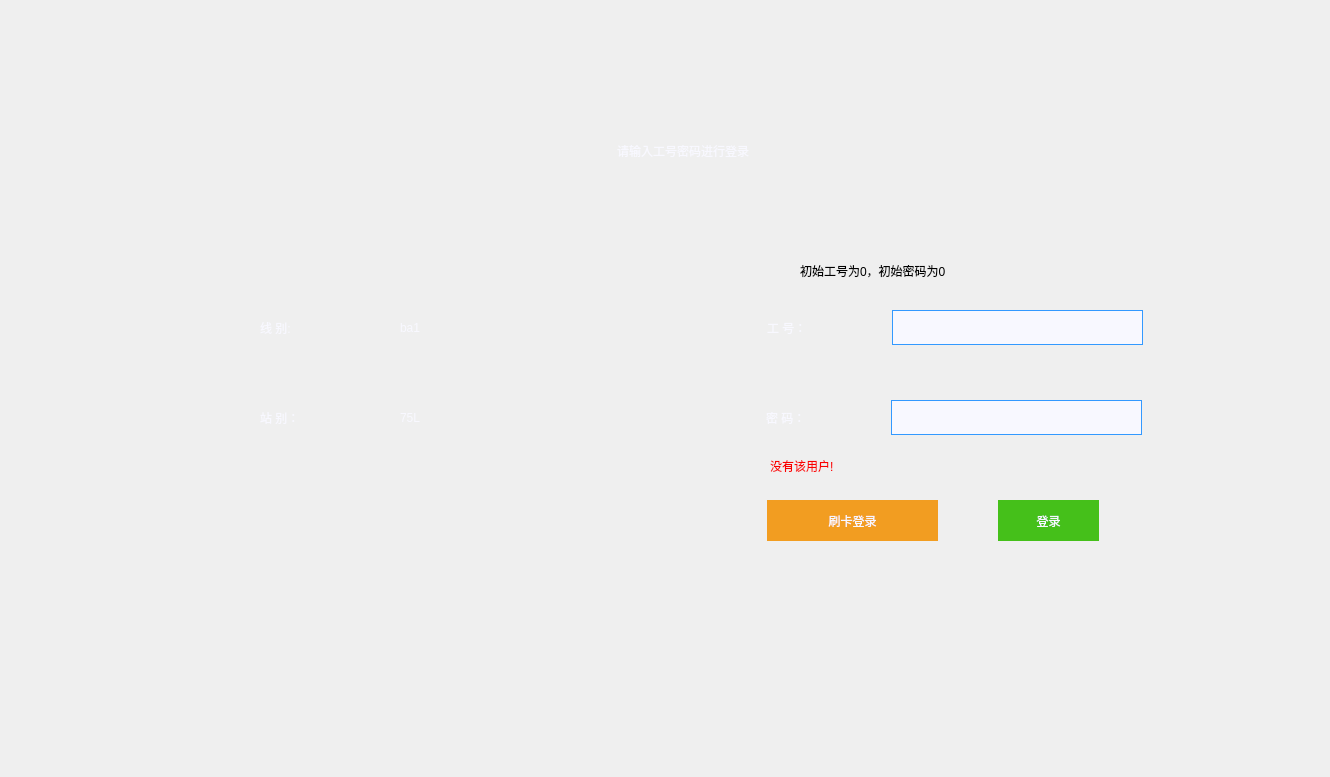
   <widget class="QWidget" name="page_3">
    <widget class="QLabel" name="label_9">
     <property name="geometry">
      <rect>
       <x>183</x>
       <y>110</y>
       <width>1000</width>
       <height>81</height>
      </rect>
     </property>
     <property name="styleSheet">
      <string notr="true">font: 40pt &quot;黑体&quot;;
color: rgb(248, 248, 255);</string>
     </property>
     <property name="text">
      <string>请输入工号密码进行登录</string>
     </property>
     <property name="alignment">
      <set>Qt::AlignCenter</set>
     </property>
    </widget>
    <widget class="QLabel" name="label_14">
     <property name="geometry">
      <rect>
       <x>260</x>
       <y>400</y>
       <width>101</width>
       <height>35</height>
      </rect>
     </property>
     <property name="styleSheet">
      <string notr="true">font: 20pt &quot;黑体&quot;;
color: rgb(248, 248, 255);</string>
     </property>
     <property name="text">
      <string>站 别：</string>
     </property>
    </widget>
    <widget class="QLabel" name="label_15">
     <property name="geometry">
      <rect>
       <x>400</x>
       <y>400</y>
       <width>341</width>
       <height>35</height>
      </rect>
     </property>
     <property name="styleSheet">
      <string notr="true">font: 20pt &quot;黑体&quot;;
color: rgb(248, 248, 255);</string>
     </property>
     <property name="text">
      <string>75L</string>
     </property>
    </widget>
    <widget class="QLabel" name="label_16">
     <property name="geometry">
      <rect>
       <x>260</x>
       <y>310</y>
       <width>101</width>
       <height>35</height>
      </rect>
     </property>
     <property name="styleSheet">
      <string notr="true">font: 20pt &quot;黑体&quot;;
color: rgb(248, 248, 255);</string>
     </property>
     <property name="text">
      <string>线 别:</string>
     </property>
    </widget>
    <widget class="QPushButton" name="pushButton_toCard">
     <property name="geometry">
      <rect>
       <x>767</x>
       <y>500</y>
       <width>171</width>
       <height>41</height>
      </rect>
     </property>
     <property name="focusPolicy">
      <enum>Qt::NoFocus</enum>
     </property>
     <property name="styleSheet">
      <string notr="true">border-style: solid;
color: rgb(248, 248, 255);
background-color: rgb(242, 157, 33);
font: 14pt &quot;黑体&quot;;</string>
     </property>
     <property name="text">
      <string>刷卡登录</string>
     </property>
    </widget>
    <widget class="QLabel" name="label_17">
     <property name="geometry">
      <rect>
       <x>400</x>
       <y>310</y>
       <width>341</width>
       <height>35</height>
      </rect>
     </property>
     <property name="styleSheet">
      <string notr="true">font: 20pt &quot;黑体&quot;;
color: rgb(248, 248, 255);</string>
     </property>
     <property name="text">
      <string>ba1</string>
     </property>
    </widget>
    <widget class="QLineEdit" name="lineEdit_LoginWorkID">
     <property name="geometry">
      <rect>
       <x>892</x>
       <y>310</y>
       <width>251</width>
       <height>35</height>
      </rect>
     </property>
     <property name="focusPolicy">
      <enum>Qt::ClickFocus</enum>
     </property>
     <property name="styleSheet">
      <string notr="true">font: 20pt &quot;Arial&quot;;
background-color: rgb(248, 248, 255);
border-width:1px; 
border-style:solid; 
border-color:rgb(51, 153, 255); 
margin-top: 0ex;</string>
     </property>
     <property name="text">
      <string/>
     </property>
     <property name="alignment">
      <set>Qt::AlignCenter</set>
     </property>
    </widget>
    <widget class="QLabel" name="label_50">
     <property name="geometry">
      <rect>
       <x>767</x>
       <y>310</y>
       <width>101</width>
       <height>35</height>
      </rect>
     </property>
     <property name="styleSheet">
      <string notr="true">font: 20pt &quot;黑体&quot;;
color: rgb(248, 248, 255);</string>
     </property>
     <property name="text">
      <string>工 号：</string>
     </property>
    </widget>
    <widget class="QLineEdit" name="lineEdit_LoginPassword">
     <property name="geometry">
      <rect>
       <x>891</x>
       <y>400</y>
       <width>251</width>
       <height>35</height>
      </rect>
     </property>
     <property name="focusPolicy">
      <enum>Qt::ClickFocus</enum>
     </property>
     <property name="styleSheet">
      <string notr="true">font: 20pt &quot;Arial&quot;;
background-color: rgb(248, 248, 255);
border-width:1px; 
border-style:solid; 
border-color:rgb(51, 153, 255); 
margin-top: 0ex;</string>
     </property>
     <property name="text">
      <string/>
     </property>
     <property name="alignment">
      <set>Qt::AlignCenter</set>
     </property>
    </widget>
    <widget class="QLabel" name="label_51">
     <property name="geometry">
      <rect>
       <x>766</x>
       <y>400</y>
       <width>101</width>
       <height>35</height>
      </rect>
     </property>
     <property name="styleSheet">
      <string notr="true">font: 20pt &quot;黑体&quot;;
color: rgb(248, 248, 255);</string>
     </property>
     <property name="text">
      <string>密 码：</string>
     </property>
    </widget>
    <widget class="QPushButton" name="pushButton_Login">
     <property name="geometry">
      <rect>
       <x>998</x>
       <y>500</y>
       <width>101</width>
       <height>41</height>
      </rect>
     </property>
     <property name="focusPolicy">
      <enum>Qt::NoFocus</enum>
     </property>
     <property name="styleSheet">
      <string notr="true">border-style: solid;
color: rgb(248, 248, 255);
background-color: rgb(69, 192, 26);
font: 14pt &quot;黑体&quot;;</string>
     </property>
     <property name="text">
      <string>登录</string>
     </property>
    </widget>
    <widget class="QLabel" name="label_wrong">
     <property name="geometry">
      <rect>
       <x>770</x>
       <y>450</y>
       <width>551</width>
       <height>31</height>
      </rect>
     </property>
     <property name="styleSheet">
      <string notr="true">font: 14pt &quot;黑体&quot;;
color: rgb(250, 0, 0);</string>
     </property>
     <property name="text">
      <string>没有该用户!</string>
     </property>
    </widget>
    <widget class="QPushButton" name="pushButton_shutdown_2">
     <property name="geometry">
      <rect>
       <x>0</x>
       <y>697</y>
       <width>71</width>
       <height>71</height>
      </rect>
     </property>
     <property name="focusPolicy">
      <enum>Qt::NoFocus</enum>
     </property>
     <property name="styleSheet">
      <string notr="true">border-style: solid;
image: url(:/maindialog/ICON-12.png);
background-color: transparent</string>
     </property>
     <property name="text">
      <string/>
     </property>
     <property name="flat">
      <bool>true</bool>
     </property>
    </widget>
    <widget class="QLabel" name="label_init">
     <property name="geometry">
      <rect>
       <x>800</x>
       <y>250</y>
       <width>361</width>
       <height>41</height>
      </rect>
     </property>
     <property name="styleSheet">
      <string notr="true">font: 20pt &quot;黑体&quot;;
color: rgb(0,0,0);</string>
     </property>
     <property name="text">
      <string>初始工号为0，初始密码为0</string>
     </property>
    </widget>
   </widget>
